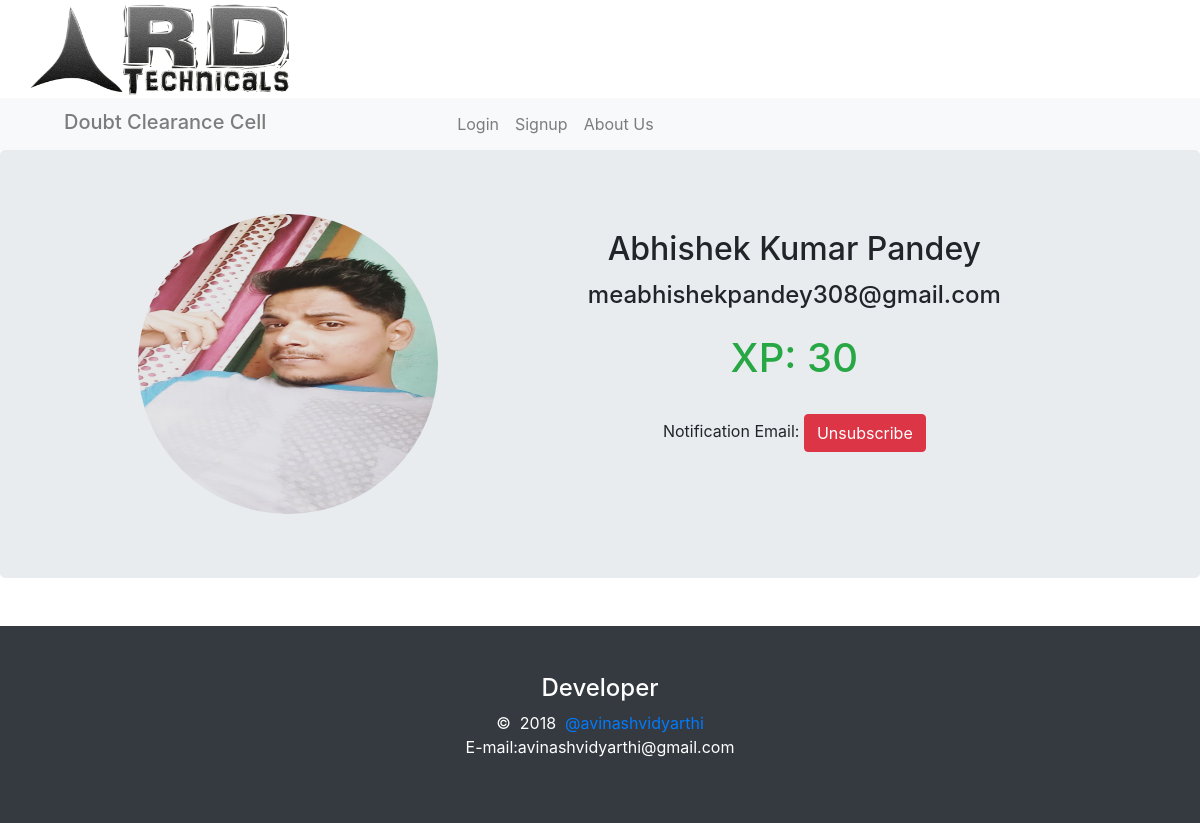
Screenshot of /view_profile.php?id=5bd2cc320de3f with the database file from the repository.
### tables this page shows
CREATE TABLE `user` (
  `id` int(3) NOT NULL,
  `hash` varchar(15) DEFAULT NULL,
  `name` varchar(25) NOT NULL,
  `password` varchar(50) NOT NULL,
  `rollno` varchar(10) NOT NULL,
  `email` varchar(35) NOT NULL,
  `photo` varchar(50) NOT NULL,
  `xp` int(5) NOT NULL DEFAULT '0'
);

### view_profile.php (the view)
<?php
	include('header.php');
	include('dbcon.php');
	$id=$_GET['id'];
	$qry="select * from user where hash='$id';";
	$data=mysqli_fetch_assoc(mysqli_query($conn,$qry));
?>
<div class="jumbotron">
	<div class="row">
		<div class="col-md-1"></div>
		<div class="col-md-4 pl-4 pt-0">
			<img  style="border-radius: 50%;" width="300px" height="300px" src="data/<?php echo $data['photo']; ?>">
		</div>
		<div class="col-md-6 text-center">
			<h2 class="pt-3"><?php echo $data['name']; ?></h2>
			<h4 class="pt-1"><?php echo $data['email']; ?></h4>
			<h1 class="text-success pt-3">XP: <?php echo $data['xp']; ?></h1><br>
			Notification Email:
			<?php
				$avail=mysqli_num_rows(mysqli_query($conn,"select * from subscribe where email='".$data['email']."';"));
				if($avail==1)
				{
					?>
						<a href="subs.php?hash=<?php echo($id); ?>" class="btn btn-danger">Unsubscribe</a>
					<?php
				}
				else
				{
					?>
						<a href="subs.php?hash=<?php echo($id); ?>" class="btn btn-success">Subscribe</a>
					<?php
				}
			?>
		</div>
	</div>
</div>
<?php
	include('footer.php');
?>

### rows the page displays
user: photo (picture), name "Abhishek Kumar Pandey", email "meabhishekpandey308@gmail.com", xp "30"
